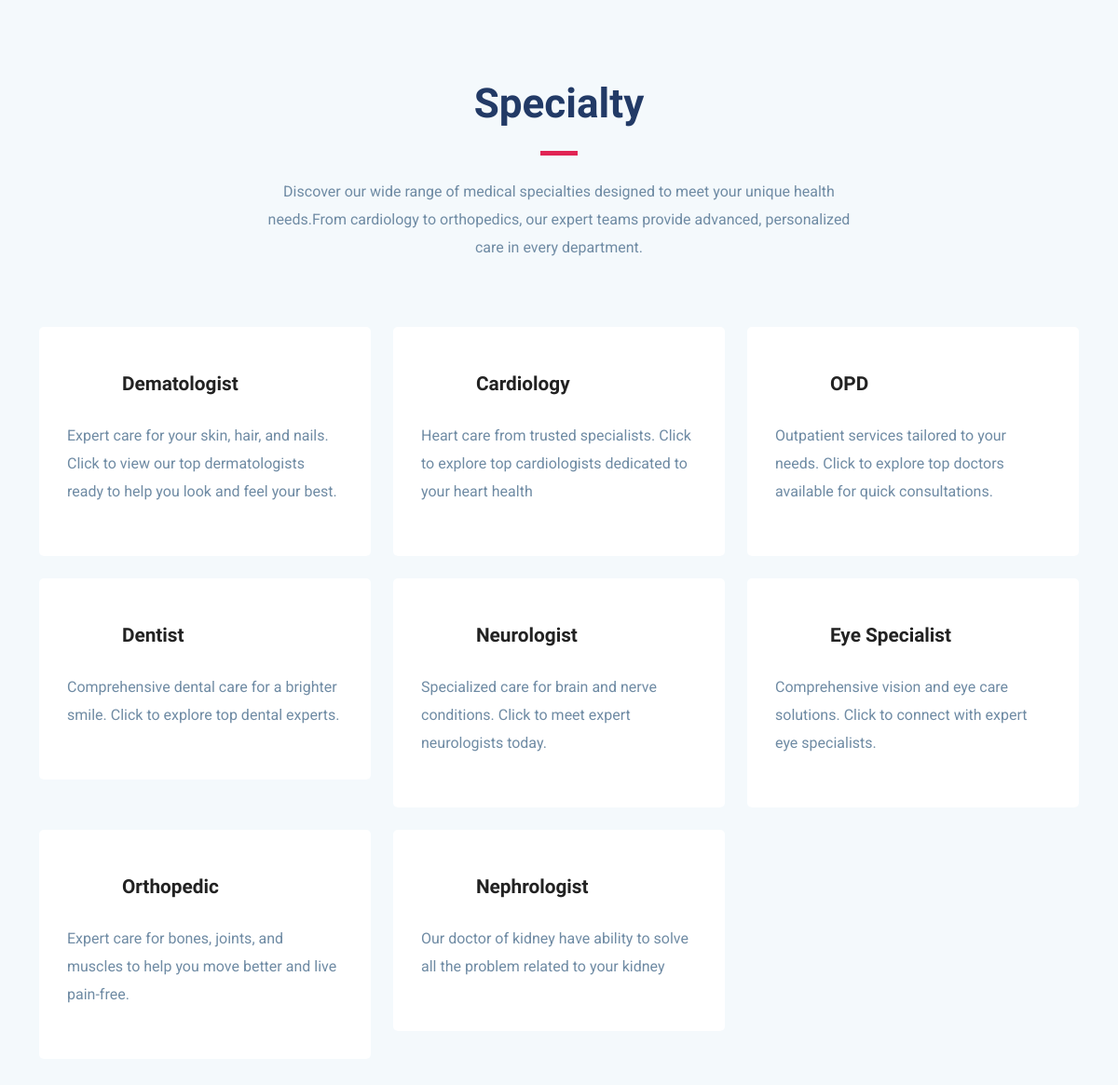
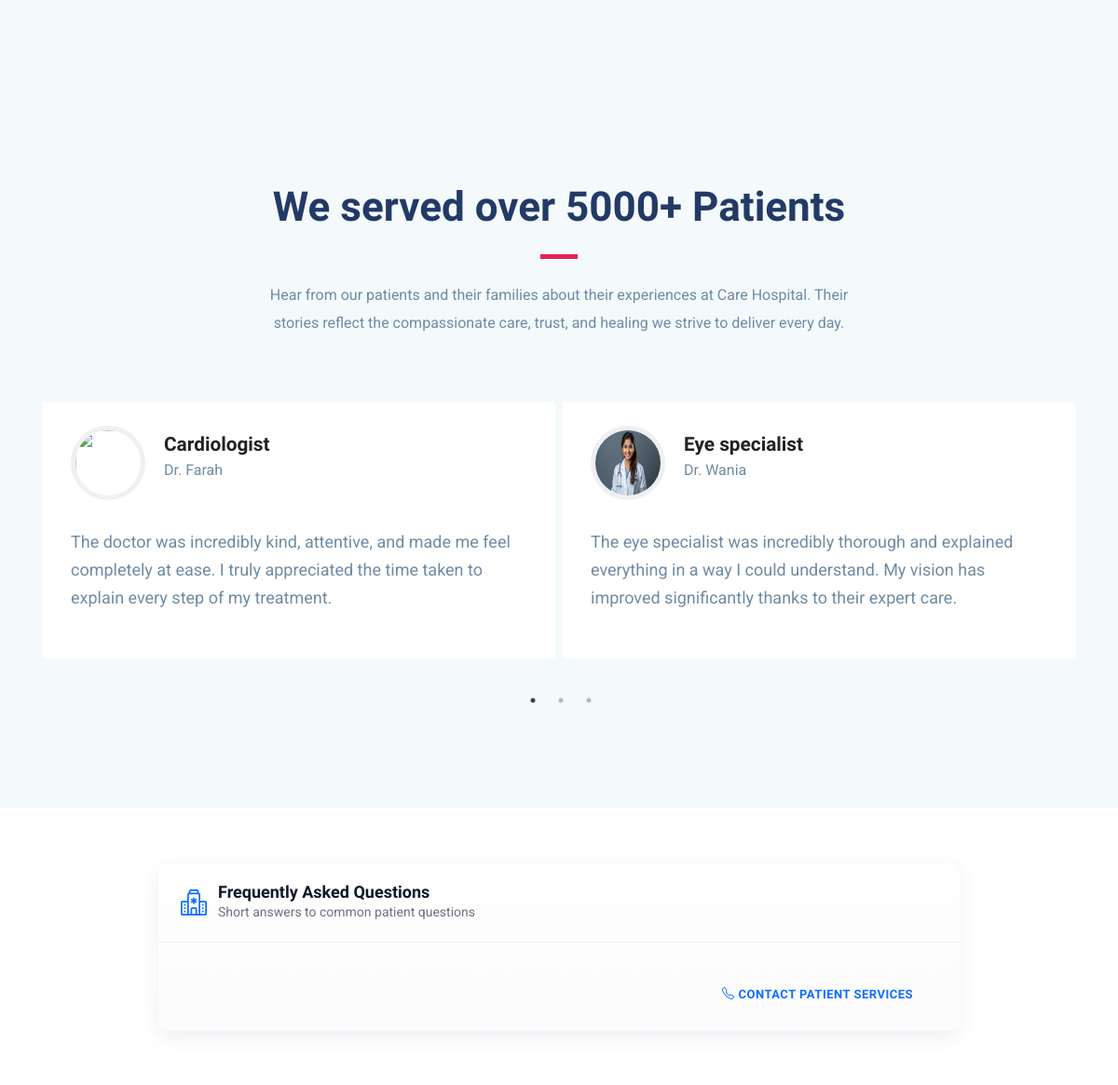
The page /index.php (signed in, middle part) on the database as committed earlier (2 pictures, top to bottom).
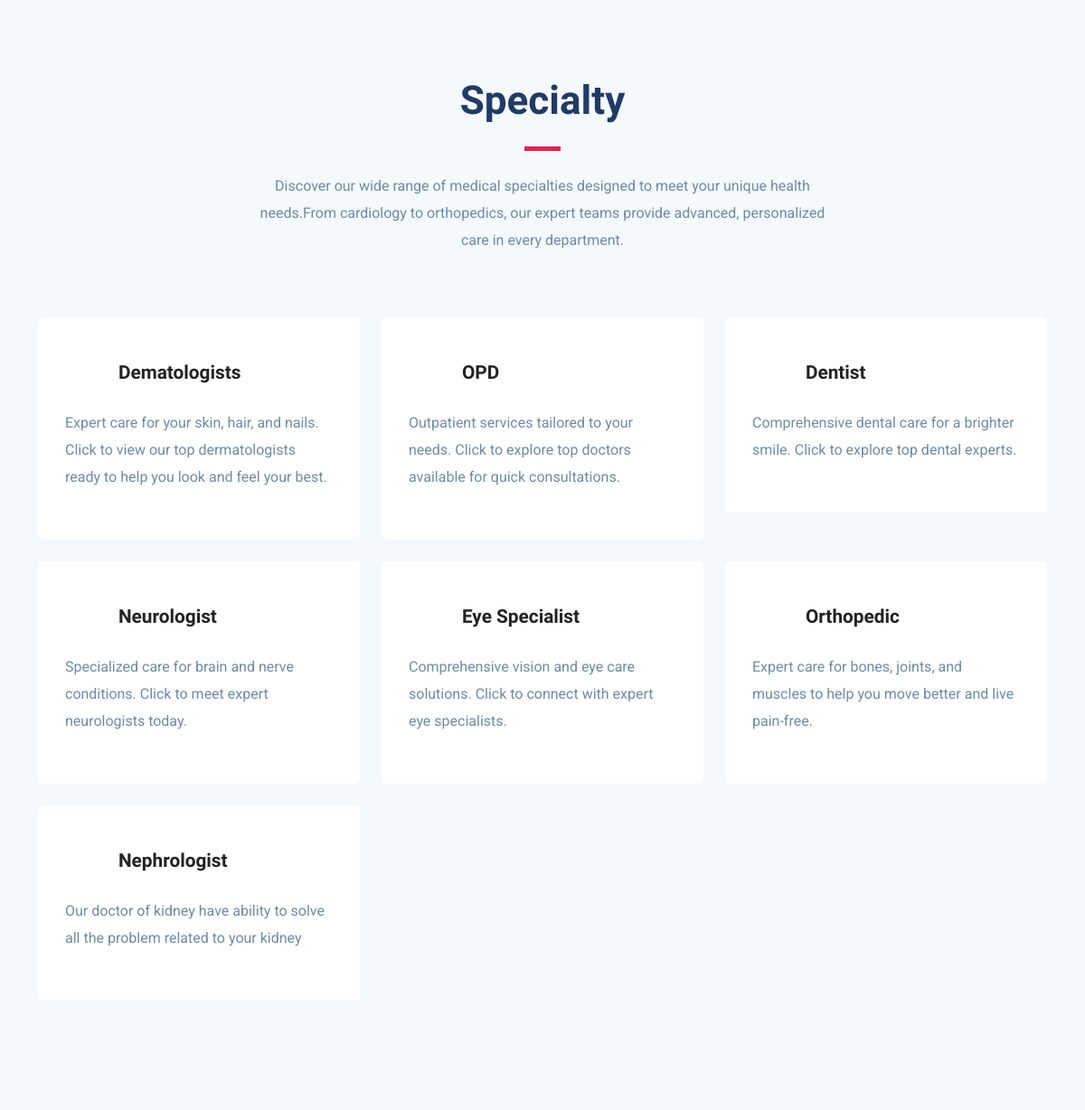
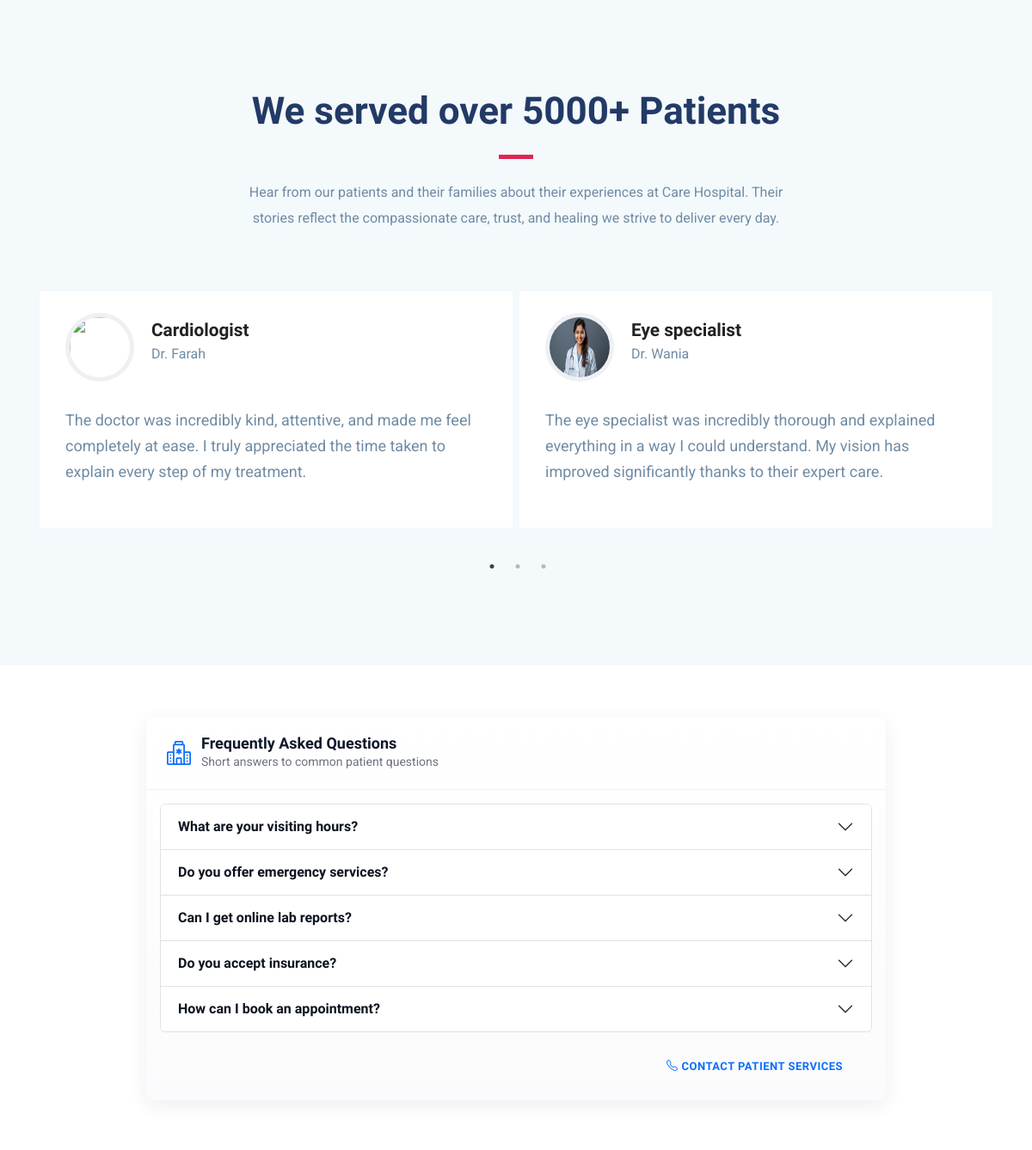
The same page on the database as committed later (2 pictures, top to bottom).
### tables this page shows
CREATE TABLE `docspecialization` (
  `ds_id` int(11) NOT NULL,
  `specialist` varchar(255) NOT NULL,
  `description` text NOT NULL
);

CREATE TABLE `faqs` (
  `id` int(11) NOT NULL,
  `question` varchar(225) NOT NULL,
  `answer` varchar(225) NOT NULL
);

### index.php (the view, shortened to what this page needs)
<!DOCTYPE php>
<php lang="zxx">
<head>
  <link href="https://cdn.jsdelivr.net/npm/bootstrap@5.3.3/dist/css/bootstrap.min.css" rel="stylesheet">
  <link href="https://cdn.jsdelivr.net/npm/bootstrap-icons@1.11.3/font/bootstrap-icons.css" rel="stylesheet">
  <link rel="stylesheet" href="plugins/icofont/icofont.min.css">
  <link rel="stylesheet" href="plugins/slick-carousel/slick/slick.css">
  <link rel="stylesheet" href="plugins/slick-carousel/slick/slick-theme.css">
  <link rel="stylesheet" href="https://cdnjs.cloudflare.com/ajax/libs/font-awesome/7.0.0/css/all.min.css" />
  <link rel="stylesheet" href="css/style.css">
</head>
<body id="top">
<?php include "header.php"; ?>
<section class="section service gray-bg">
	<div class="container">
		<div class="row justify-content-center">
			<div class="col-lg-7 text-center">
				<div class="section-title">
					<h2>Specialty</h2>
					<div class="divider mx-auto my-4"></div>
					<p>Discover our wide range of medical specialties designed to meet your unique health needs.From cardiology to orthopedics, our expert teams provide advanced, personalized care in every department.</p>
				</div>
			</div>
		</div>
		<div class="row">
		<?php
				$sql1 = 'SELECT * FROM docspecialization';
				$query1 = mysqli_query($con, $sql1);
				if (mysqli_num_rows($query1) > 0) {
                    while ($row = mysqli_fetch_assoc($query1)) {
				?>
			<div class="col-lg-4 col-md-6 col-sm-6">
				<div class="service-item mb-4">
					<div class="icon d-flex align-items-center">
						<i class="icofont-laboratory text-lg"></i>
						<h4 class="mt-3 mb-3"><a href="specialty.php?spcid=<?php echo $row['ds_id']; ?>"><?php echo $row['specialist'] ?></a></h4>
					</div>
					<div class="content">
						<p class="mb-4"><?php echo $row['description']?></p>
					</div>
				</div>
			</div>
			<?php
					}
				}
			?>
		</div>
	</div>
</section>
<section class="section testimonial-2 gray-bg">
	<div class="container">
		<div class="row justify-content-center">
			<div class="col-lg-7">
				<div class="section-title text-center">
					<h2>We served over 5000+ Patients</h2>
					<div class="divider mx-auto my-4"></div>
					<p>Hear from our patients and their families about their experiences at Care Hospital.
Their stories reflect the compassionate care, trust, and healing we strive to deliver every day.</p>
				</div>
			</div>
		</div>
	</div>
	<div class="container">
		<div class="row align-items-center">
			<div class="col-lg-12 testimonial-wrap-2">
				<div class="testimonial-block style-2  gray-bg">
					<i class="icofont-quote-right"></i>
					<div class="testimonial-thumb">
						<img src="images/team/farah.png" alt="" class="img-fluid">
					</div>
					<div class="client-info ">
						<h4>Cardiologist</h4>
						<span>Dr. Farah</span>
						<p>
						The doctor was incredibly kind, attentive, and made me feel completely at ease.
I truly appreciated the time taken to explain every step of my treatment.
						</p>
					</div>
				</div>
				<div class="testimonial-block style-2  gray-bg">
					<div class="testimonial-thumb">
						<img src="doctor/doc_image/anaiya_20250807_221550.jpg" alt="" class="img-fluid">
					</div>
					<div class="client-info">
						<h4>Eye specialist</h4>
						<span>Dr. Wania</span>
						<p>
						The eye specialist was incredibly thorough and explained everything in a way I could understand. My vision has improved significantly thanks to their expert care.
						</p>
					</div>
					<i class="icofont-quote-right"></i>
				</div>
			</div>
		</div>
	</div>
</section>
 <section class="faq-wrap">
    <div class="faq-card">
      <div class="faq-header">
        <i class="bi bi-hospital fs-3 text-primary" aria-hidden="true"></i>
        <div>
          <h3 class="faq-title">Frequently Asked Questions</h3>
          <div class="faq-sub">Short answers to common patient questions</div>
        </div>
      </div>
      <div class="p-3">
        <div class="accordion" id="hospitalFaqAccordion">
		   <?php
           $sqli = 'SELECT * FROM faqs';
		   	$queryi = mysqli_query($con, $sqli);
			$counti = mysqli_num_rows($queryi);
			if($counti>0){
				while($rowi = mysqli_fetch_assoc($queryi)){
		   ?>
		  <div class="accordion-item">
			<h2 class="accordion-header" id="faqOneHeader<?php echo $rowi['id']; ?>">
			  <button class="accordion-button collapsed" type="button" data-bs-toggle="collapse" data-bs-target="#faqOne<?php echo $rowi['id']; ?>" aria-expanded="false" aria-controls="faqOne<?php echo $rowi['id']; ?>">
				<?php echo $rowi['question']; ?>
			  </button>
			</h2>
		  </div>
		  <?php
				}
			}
		   ?>
        </div>
        <div class="mt-3 d-flex justify-content-end">
          <a href="contact.php" class="btn btn-outline-primary btn-sm" role="button"><i class="bi bi-telephone me-1"></i>Contact Patient Services</a>
        </div>
      </div>
    </div>
  </section>
  </body>
  </php>

Rows that differ between the two databases and show on the page:
removed docspecialization: specialist "Cardiology", description "Heart care from trusted specialists. Click to explore top cardiologists dedicated to your heart health"
changed docspecialization: specialist "Dematologist" → "Dematologists"
added faqs: question "What are your visiting hours?"
added faqs: question "Do you offer emergency services?"
added faqs: question "Can I get online lab reports?"
added faqs: question "Do you accept insurance?"
added faqs: question "How can I book an appointment?"
